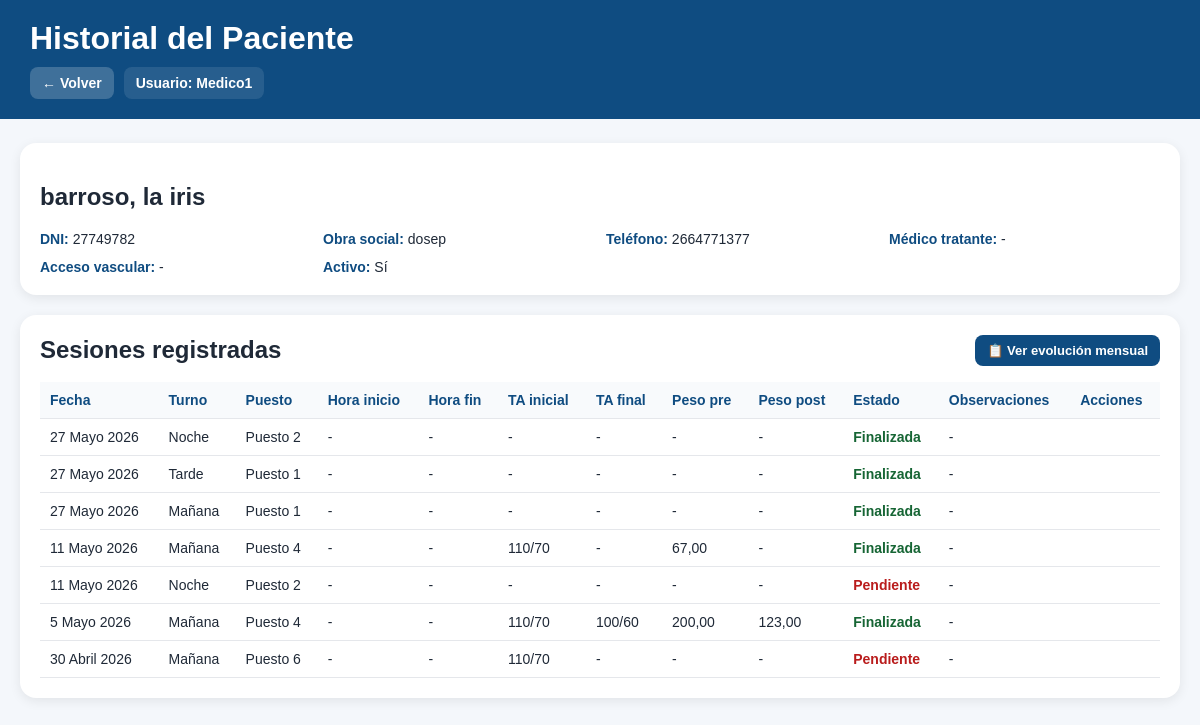
The app's page /historial/5/ (signed in), older data.
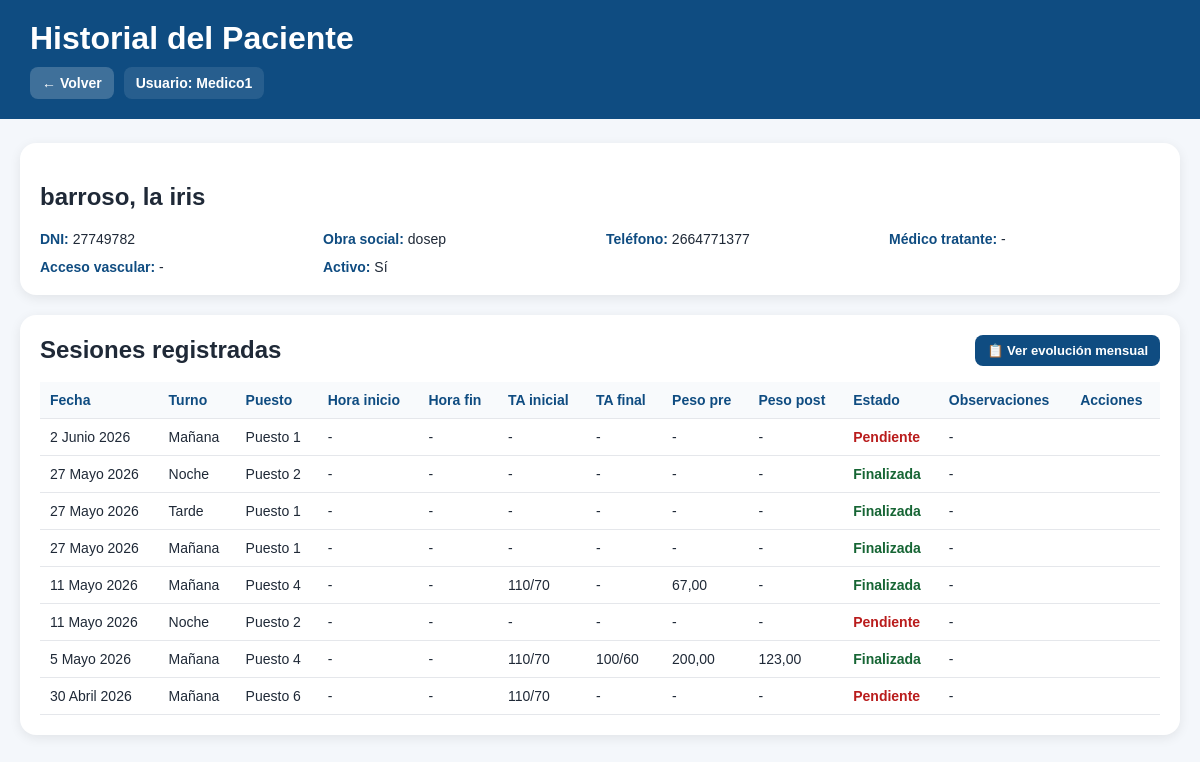
The same page, newer data.
### sesiones/models.py (models this page shows, shortened)
class SesionDialisis(models.Model):
    TURNO_CHOICES = [
        ("manana", "Mañana"),
        ("tarde", "Tarde"),
        ("noche", "Noche"),
    ]
    ESTADO_CHOICES = [
        ("pendiente", "Pendiente"),
        ("activa", "En sesión"),
        ("finalizada", "Finalizada"),
    ]
    paciente = models.ForeignKey(Paciente, on_delete=models.CASCADE)
    puesto = models.ForeignKey(Puesto, on_delete=models.SET_NULL, null=True, blank=True)
    fecha = models.DateField()
    turno = models.CharField(max_length=10, choices=TURNO_CHOICES, default="manana")
    estado = models.CharField(max_length=20, choices=ESTADO_CHOICES, default="pendiente")
    medico_asignado = models.ForeignKey(
        User, on_delete=models.SET_NULL,
        null=True, blank=True,
        related_name="sesiones_medico"
    )
    enfermero_asignado = models.ForeignKey(
        User, on_delete=models.SET_NULL,
        null=True, blank=True,
        related_name="sesiones_enfermero"
    )
    peso_pre = models.DecimalField(max_digits=5, decimal_places=2, null=True, blank=True)
    peso_post = models.DecimalField(max_digits=5, decimal_places=2, null=True, blank=True)
    ta_inicial = models.CharField(max_length=20, blank=True)
    ta_final = models.CharField(max_length=20, blank=True)
    finalizada = models.BooleanField(default=False)
    creada_en = models.DateTimeField(auto_now_add=True)
    class Meta:
        ordering = ["-fecha", "turno"]

class Puesto(models.Model):
    numero = models.IntegerField(unique=True)
    activo = models.BooleanField(default=True)
    def __str__(self):
        return f"Puesto {self.numero}"

### dashboard/views.py (the view)
# urls.py: path("historial/<int:paciente_id>/", views.historial_paciente, name="historial_paciente"),
@login_required
def historial_paciente(request, paciente_id):
    paciente = get_object_or_404(
        Paciente,
        id=paciente_id
    )
    sesiones = SesionDialisis.objects.filter(
        paciente=paciente
    ).order_by("-fecha", "-id")
    context = {
        "paciente": paciente,
        "sesiones": sesiones,
    }
    context.update(contexto_roles(request))
    return render(
        request,
        "dashboard/historial_paciente.html",
        context
    )

### dashboard/views.py (called while the page is built)
def usuario_en_grupo(user, nombre_grupo):
    return user.groups.filter(name=nombre_grupo).exists()

def nombre_usuario(user):
    nombre = user.get_full_name()
    if nombre:
        return nombre
    return user.username

def contexto_roles(request):
    return {
        "es_enfermero": usuario_en_grupo(request.user, "Enfermeros"),
        "es_medico": usuario_en_grupo(request.user, "Medicos"),
        "es_administracion": usuario_en_grupo(request.user, "Administracion"),
        "es_superadmin": request.user.is_superuser,
        "usuario_actual": nombre_usuario(request.user),
    }

### dashboard/templates/dashboard/historial_paciente.html (shortened to what this page needs)
<!DOCTYPE html>
<html lang="es">
<head>
</head>
<body>
<div class="header">
    <h1>Historial del Paciente</h1>
    <div class="nav">
        <a href="/pacientes/" class="btn btn-gray">
    ← Volver
</a>
        <span class="pill">Usuario: {{ request.user.username }}</span>
    </div>
</div>
<div class="container">
    <div class="card">
        <h2>{{ paciente.apellido }}, {{ paciente.nombre }}</h2>
        <div class="datos">
            <div class="dato"><strong>DNI:</strong> {{ paciente.dni|default:"-" }}</div>
            <div class="dato"><strong>Obra social:</strong> {{ paciente.obra_social|default:"-" }}</div>
            <div class="dato"><strong>Teléfono:</strong> {{ paciente.telefono|default:"-" }}</div>
            <div class="dato"><strong>Médico tratante:</strong> {{ paciente.medico_tratante|default:"-" }}</div>
            <div class="dato"><strong>Acceso vascular:</strong> {{ paciente.acceso_vascular|default:"-" }}</div>
            <div class="dato"><strong>Activo:</strong> {{ paciente.activo|yesno:"Sí,No" }}</div>
        </div>
    </div>
    <div class="card">
        <div style="display:flex; justify-content:space-between; align-items:center; margin-bottom:16px; flex-wrap:wrap; gap:10px;">
            <h2 style="margin:0;">Sesiones registradas</h2>
            <a href="{% url 'historial_mensual' paciente.id %}" class="btn">
                📋 Ver evolución mensual
            </a>
        </div>
        <div class="tabla-scroll">
            <table>
                <thead>
                    <tr>
                        <th>Fecha</th>
                        <th>Turno</th>
                        <th>Puesto</th>
                        <th>Hora inicio</th>
                        <th>Hora fin</th>
                        <th>TA inicial</th>
                        <th>TA final</th>
                        <th>Peso pre</th>
                        <th>Peso post</th>
                        <th>Estado</th>
                        <th>Observaciones</th>
                        <th>Acciones</th>
                    </tr>
                </thead>
                <tbody>
                    {% for sesion in sesiones %}
                    <tr>
                        <td>{{ sesion.fecha }}</td>
                        <td>{{ sesion.get_turno_display }}</td>
                        <td>{{ sesion.puesto|default:"-" }}</td>
                        <td>{{ sesion.planilla.hora_inicio|default:"-" }}</td>
                        <td>{{ sesion.planilla.hora_fin|default:"-" }}</td>
                        <td>{{ sesion.ta_inicial|default:"-" }}</td>
                        <td>{{ sesion.ta_final|default:"-" }}</td>
                        <td>{{ sesion.peso_pre|default:"-" }}</td>
                        <td>{{ sesion.peso_post|default:"-" }}</td>
                        <td>
                            {% if sesion.finalizada %}
                                <span class="ok">Finalizada</span>
                            {% else %}
                                <span class="pendiente">Pendiente</span>
                            {% endif %}
                        </td>
                        <td>{{ sesion.observaciones|default:"-" }}</td>
                        <td>
                        </td>
                    </tr>
                    {% empty %}
                    <tr>
                        <td colspan="12">No hay sesiones registradas para este paciente.</td>
                    </tr>
                    {% endfor %}
                </tbody>
            </table>
        </div>
    </div>
</div>
</body>
</html>

Row changes from the older to the newer data that the page shows:
added SesionDialisis: fecha "2 Junio 2026", turno "Mañana", puesto "Puesto 1", planilla.hora_inicio "-", planilla.hora_fin "-", ta_inicial "-", ta_final "-", peso_pre "-", peso_post "-", finalizada "Pendiente", observaciones "-"
